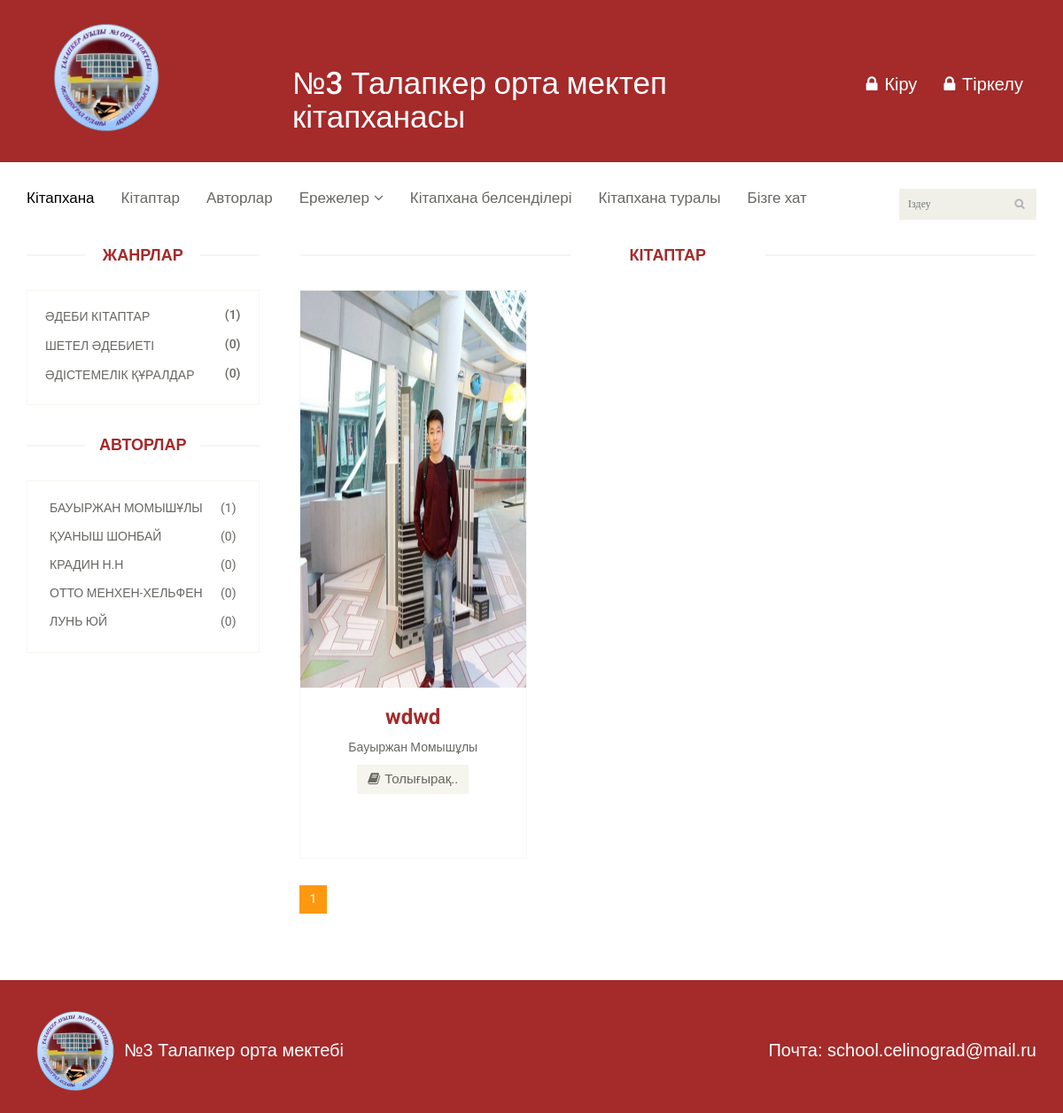
The page /books/ on the database its author committed.
### books/models.py (models this page shows, shortened)
class Base(models.Model):
    name=models.CharField(max_length=255,verbose_name='Название')
    slug=models.SlugField(max_length=255,verbose_name='Слаг')
    def __str__(self):
        return self.name
    class Meta:
        abstract=True

class Genre(Base):
    def get_absolute_url(self):
        return reverse('home:genre_detail',args=[self.slug])
    class Meta:
        verbose_name='Жанр'
        verbose_name_plural='Жанр'

class Author(Base):
    def get_absolute_url(self):
        return reverse('home:author_detail',args=[self.slug])
    class Meta:
        verbose_name='Авторы'
        verbose_name_plural='Авторы'

class Books(Base):
    description=models.TextField(verbose_name='Описание')
    author=models.ForeignKey(Author,verbose_name="Автор",on_delete=models.PROTECT,related_name='author_book')
    genre=models.ForeignKey(Genre,verbose_name="Жанр",on_delete=models.PROTECT,related_name='genre_book')
    image=models.ImageField(upload_to='images/%Y/%m/%d',verbose_name='Картина')
    file=models.FileField(upload_to='file/%Y/%m/%d',verbose_name='Книга')
    size=models.CharField(verbose_name='Размер файла',max_length=255,blank=True)
    date=models.DateField(verbose_name='Дата',auto_now_add=True)
    def get_absolute_url(self):
        return reverse('home:book_detail',args=[self.slug])
    class Meta:
        verbose_name_plural='Книги'
        verbose_name='Книги'
        ordering=['date']

### home/views.py (the view)
# urls.py: path('books/',views.books_list,name='book_list'),
def books_list(request):
    query=request.GET.get('q')
    found=True
    if query:
        query=query.title()
        object_list=Books.objects.filter(Q(name__icontains=query)|Q(author__name__icontains=query)|Q(genre__name__icontains=query))[:12]
    else:
        object_list=Books.objects.all()
    genres = Genre.objects.all()[:10]
    authors = Author.objects.all()[:10]
    paginator = Paginator(object_list, 6)
    page = request.GET.get('page')
    try:
        books = paginator.page(page)
    except PageNotAnInteger:
        books = paginator.page(1)
    except EmptyPage:
        books = paginator.page(paginator.num_pages)
    return render(request, 'books/books_list.html',locals())

### templates/books/books_list.html (shortened to what this page needs)
{% extends 'base.html' %}
{% load static %}
{% block content %}
<header id="header">
		<div class="header-middle">
			<div class="container">
				<div class="row">
					<div class="col-sm-3">
						<div class="logo ">
							<a href="{% url 'home:home' %}"><img src="{% static 'images/home/logo.png' %}" alt="" width="150"/></a>
					</div>
					</div>
                    <div class="col-sm-5">
						<div class="logo pull-left">
					<h1 style="color: white!important">№3 Талапкер орта мектеп кітапханасы</h1>
                        </div>
					</div>
					<div class="col-sm-4">
						<div class="shop-menu pull-right">
							<ul class="nav navbar-nav lock">
						                  {% if request.user.is_authenticated %}
			<li><a href="{% url 'registration:logout' %}"><i class="fa fa-lock"></i> Шығу</a></li>
                            {% else %}
								<li><a style="color: white!important; font-size: 15px;" href="{% url 'registration:login' %}"><i class="fa fa-lock"></i> Кіру</a></li>
								<li><a style="color: white!important" href="{% url 'registration:register' %}"><i class="fa fa-lock"></i> Тіркелу</a></li>
							{% endif %}
							</ul>
						</div>
					</div>
				</div>
			</div>
		</div>
		<div class="header-bottom">
			<div class="container">
				<div class="row">
					<div class="col-sm-11">
						<div class="mainmenu pull-left">
							<ul class="nav navbar-nav collapse navbar-collapse">
								<li><a href="{% url 'home:home' %}" class="active">Кітапхана</a></li>
								<li><a href="{% url 'home:book_list' %}">Кітаптар</a></li>
								<li><a href="{% url 'home:author_list' %}">Авторлар</a></li>
                                <li class="dropdown"><a href="#">Ережелер<i class="fa fa-angle-down"></i></a>
                                </li>
	                			<li><a href="{% url 'home:library_best' %}">Кітапхана белсенділері</a></li>
                                <li><a href="{% url 'home:about_us' %}">Кітапхана туралы</a></li>
								<li><a href="{% url 'home:contact_us' %}">Бізге хат</a></li>
							</ul>
						</div>
					</div>
                	<div class="col-sm-1">
						<div class="search_box pull-right">
                            <form action="{% url 'home:founded' %}" method="get">
                            							<input type="text" class="text" name="q" placeholder="Іздеу" />
                            </form>
							</div>
                    </div>
                </div>
            </div>
				</div>
	</header>
	<section>
		<div class="container">
			<div class="row">
				<div class="col-sm-3">
					<div class="left-sidebar">
						<h2>Жанрлар</h2>
						<div class="panel-group category-products" id="accordian">
							{% for genre in genres %}
                            <div class="panel panel-default">
								<div class="panel-heading">
									<h4 class="panel-title"><a href="{{ genre.get_absolute_url }}"><span class="pull-right">({{ genre.genre_book.count }})</span>{{ genre.name }}</a></h4>
								</div>
							</div>
							{% endfor %}
						</div>
						<div class="brands_products">
							<h2>Авторлар</h2>
							<div class="brands-name">
								<ul class="nav nav-pills nav-stacked">
                                    {% for author in authors %}
									<li><a href="{{ author.get_absolute_url }}"> <span class="pull-right">({{ author.author_book.count }})</span>{{ author.name }}</a></li>
                                    {% endfor %}
									</ul>
							</div>
						</div>
					</div>
				</div>
				<div class="col-sm-9 padding-right">
					<div class="features_items">
						<h2 class="title text-center">Кітаптар</h2>
                        {% for book in books %}
                            						<div class="col-sm-4">
							<div class="product-image-wrapper">
								<div class="single-products">
										<div class="productinfo text-center">
											<img src="{{ book.image.url }}" alt="{{ book.name }}" />
											<h2>{{ book.name }}</h2>
											<p>{{ book.author }}</p>
											<a href="{{ book.get_absolute_url }}" class="btn btn-default add-to-cart"><i class="fa fa-book"></i>Толығырақ..</a>
																				</div>
								</div>
							</div>
						</div>
                     {% empty %}
                    {% if query %}
                    <h2>Cіз іздеген кітап табылмады :"{{ query }}"</h2>
                        {% else %}
                        <h2>Кітаптар жок!</h2>
                    {% endif %}
                        {% endfor %}
					</div>
                        {% if books %}
                            <div class="row">
 <div class="pagination">
            {% include 'paginator.html' with page=books %}
                </div>
                            </div>
{% endif %}
				</div>
			</div>
		</div>
	</section>
{% endblock %}

### static/css/main.css (style rules this page uses)
body { font-family: 'Roboto', sans-serif; background:; position: relative; font-weight:400px; }
ul li { list-style: none; }
a { -webkit-transition: 300ms; -moz-transition: 300ms; -o-transition: 300ms; transition: 300ms; }
h1, h2, h3, h4, h5, h6 { font-family: 'Roboto', sans-serif; }
.header-middle .container .row { margin-left: 0; margin-right: 0; padding-bottom: 20px; padding-top: 20px; }
.header-middle .container .row .col-sm-4 { padding-left: 0; }
.shop-menu ul li { display:inline-block; padding-left: 15px; padding-right: 15px; }
.shop-menu ul li:last-child { padding-right: 0; }
.shop-menu ul li a { background: #FFFFFF; color: #696763; font-family: 'Roboto', sans-serif; font-size: 14px; font-weight: 300; padding:0; padding-right: 0; margin-top: 10px; }
.shop-menu ul li a i { margin-right:3px; }
.header-bottom { padding-bottom: 30px; padding-top: 30px; }
.navbar-collapse.collapse { padding-left: 0; }
.mainmenu ul li { padding-right: 15px; padding-left: 15px; }
.mainmenu ul li:first-child { padding-left: 0px; }
.mainmenu ul li a { color: #696763; font-family: 'Roboto', sans-serif; font-size: 17px; font-weight: 300; padding: 0; padding-bottom: 10px; }
.mainmenu ul li a:hover, .mainmenu ul li a.active, .shop-menu ul li a.active { background:none; color:#fdb45e; }
.search_box input { background: #F0F0E9; border: medium none; color: #B2B2B2; font-family: 'roboto'; font-size: 12px; font-weight: 300; height: 35px; outline: medium none; padding-left: 10px; width: 155px; background-image: url(../images/home/searchicon.png); background-repeat: no-repeat; background-position: 130px; }
.fa-angle-down { padding-left: 5px; }
.category-products { border: 1px solid #F7F7F0; margin-bottom: 35px; padding-bottom: 20px; padding-top: 15px; }
.left-sidebar h2, .brands_products h2 { color: #FE980F; font-family: 'Roboto', sans-serif; font-size: 18px; font-weight: 700; margin: 0 auto 30px; text-align: center; text-transform: uppercase; position: relative; z-index:3; }
.left-sidebar h2:after, h2.title:after { content: " "; position: absolute; border: 1px solid #f5f5f5; bottom:8px; left: 0; width: 100%; height: 0; z-index: -2; }
.left-sidebar h2:before { content: " "; position: absolute; background: #fff; bottom: -6px; width: 130px; height: 30px; z-index: -1; left: 50%; margin-left: -65px; }
h2.title:before { content: " "; position: absolute; background: #fff; bottom: -6px; width: 220px; height: 30px; z-index: -1; left: 50%; margin-left: -110px; }
.category-products .panel { background-color: #FFFFFF; border: 0px; border-radius: 0px; box-shadow:none; margin-bottom: 0px; }
.category-products .panel-default .panel-heading { background-color: #FFFFFF; border: 0 none; color: #FFFFFF; padding: 5px 20px; }
.category-products .panel-default .panel-heading .panel-title a { color: #696763; font-family: 'Roboto', sans-serif; font-size: 14px; text-decoration: none; text-transform: uppercase; }
.brands-name { border: 1px solid #F7F7F0; padding-bottom: 20px; padding-top: 15px; }
.brands-name .nav-stacked li a { background-color: #FFFFFF; color: #696763; font-family: 'Roboto', sans-serif; font-size: 14px; padding: 5px 25px; text-decoration: none; text-transform: uppercase; }
.padding-right { padding-right: 0; }
.features_items { overflow:hidden; }
h2.title { color: #FE980F; font-family: 'Roboto', sans-serif; font-size: 18px; font-weight: 700; margin: 0 15px; text-transform: uppercase; margin-bottom: 30px; position: relative; }
.product-image-wrapper { border:1px solid #F7F7F5; overflow: hidden; margin-bottom:30px; }
.single-products { position: relative; }
.productinfo h2 { color: #FE980F; font-family: 'Roboto', sans-serif; font-size: 24px; font-weight: 700; }
.productinfo p { font-family: 'Roboto', sans-serif; font-size: 14px; font-weight: 400; color: #696763; }
.productinfo img { width: 100%; }
.productinfo { position:relative; }
.add-to-cart { background:#F5F5ED; border: 0 none; border-radius: 0; color: #696763; font-family: 'Roboto', sans-serif; font-size: 15px; margin-bottom: 25px; }
.add-to-cart i { margin-right:5px; }
.pagination { display: inline-block; margin-bottom: 25px; margin-top: 0; padding-left: 15px; }

### rows shown on the page
Genre: genre_book.count "1", name "ӘДЕБИ КІТАПТАР"
Genre: genre_book.count "0", name "ШЕТЕЛ ӘДЕБИЕТІ"
Genre: genre_book.count "0", name "ӘДІСТЕМЕЛІК ҚҰРАЛДАР"
Author: author_book.count "1", name "БАУЫРЖАН МОМЫШҰЛЫ"
Author: author_book.count "0", name "ҚУАНЫШ ШОНБАЙ"
Author: author_book.count "0", name "КРАДИН Н.Н"
Author: author_book.count "0", name "ОТТО МЕНХЕН-ХЕЛЬФЕН"
Author: author_book.count "0", name "ЛУНЬ ЮЙ"
Books: image (picture), name "wdwd", author "Бауыржан Момышұлы"

### other values the page prints
{{ page.number }} "1"
